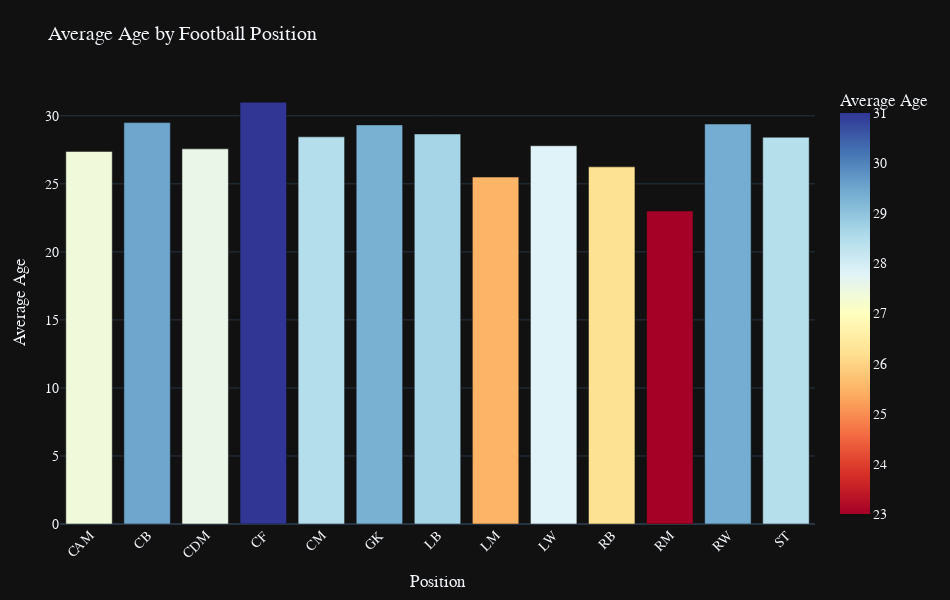

The notebook cell this image was saved under:
### Code cell
position_avg_age = df.head(100).groupby('BP')['Age'].mean().reset_index()
fig = px.bar(
    position_avg_age,
    x='BP',
    y='Age',
    title=' Average Age by Football Position',
    labels={'BP': 'Football Position', 'Age': 'Average Age'},
    color='Age',
    color_continuous_scale='RdYlBu',
    template='plotly_dark'
)


fig.update_layout(
    height=600,
    width=950,
    font=dict(family='Arial', size=14),
    title_font_size=20,
    xaxis_title='Position',
    yaxis_title='Average Age',
    xaxis_tickangle=-45,
    margin=dict(l=60, r=40, t=80, b=60),
    showlegend=False
)

fig.show()

### Figure 1 — Plotly figure (JSON) as saved in the notebook; plotly's stock layout.template omitted (floating-point values rounded to 4 significant figures)
{"data": [{"hovertemplate": "Football Position=%{x}<br>Average Age=%{marker.color}<extra></extra>", "legendgroup": "", "marker": {"color": [27.38, 29.5, 27.57, 31.0, 28.45, 29.33, 28.67, 25.5, 27.8, 26.25, 23.0, 29.4, 28.43], "coloraxis": "coloraxis", "pattern": {"shape": ""}}, "name": "", "orientation": "v", "showlegend": false, "textposition": "auto", "type": "bar", "x": ["CAM", "CB", "CDM", "CF", "CM", "GK", "LB", "LM", "LW", "RB", "RM", "RW", "ST"], "xaxis": "x", "y": [27.38, 29.5, 27.57, 31.0, 28.45, 29.33, 28.67, 25.5, 27.8, 26.25, 23.0, 29.4, 28.43], "yaxis": "y"}], "layout": {"barmode": "relative", "coloraxis": {"colorbar": {"title": {"text": "Average Age"}}, "colorscale": [[0, "rgb(165,0,38)"], [0.1, "rgb(215,48,39)"], [0.2, "rgb(244,109,67)"], [0.3, "rgb(253,174,97)"], [0.4, "rgb(254,224,144)"], [0.5, "rgb(255,255,191)"], [0.6, "rgb(224,243,248)"], [0.7, "rgb(171,217,233)"], [0.8, "rgb(116,173,209)"], [0.9, "rgb(69,117,180)"], [1, "rgb(49,54,149)"]]}, "font": {"family": "Arial", "size": 14}, "height": 600, "legend": {"tracegroupgap": 0}, "margin": {"b": 60, "l": 60, "r": 40, "t": 80}, "showlegend": false, "title": {"font": {"size": 20}, "text": " Average Age by Football Position"}, "width": 950, "xaxis": {"anchor": "y", "domain": [0, 1], "tickangle": -45, "title": {"text": "Position"}}, "yaxis": {"anchor": "x", "domain": [0, 1], "title": {"text": "Average Age"}}}}
